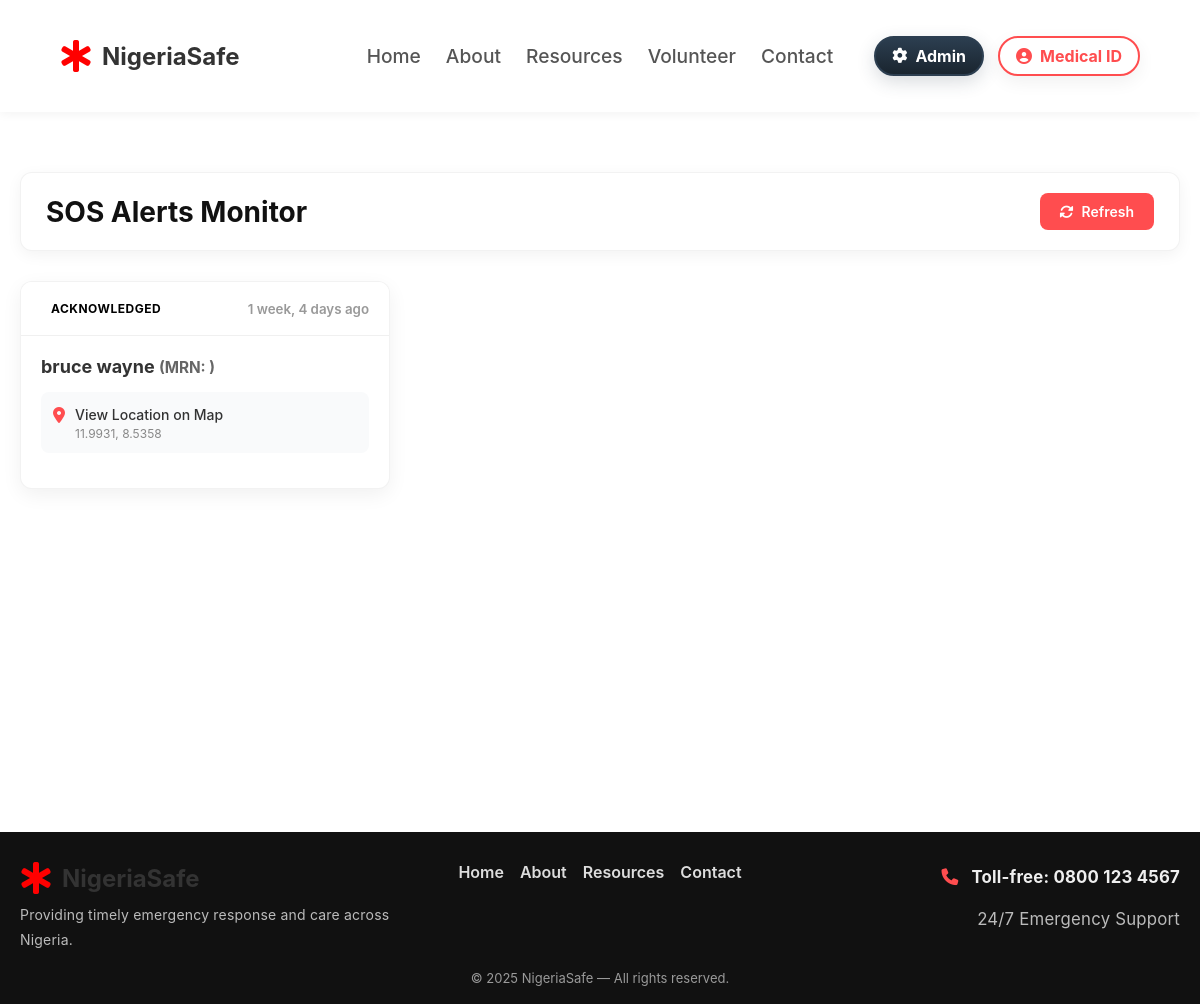
The page /sos-monitor/ (signed in) on the database as committed earlier.
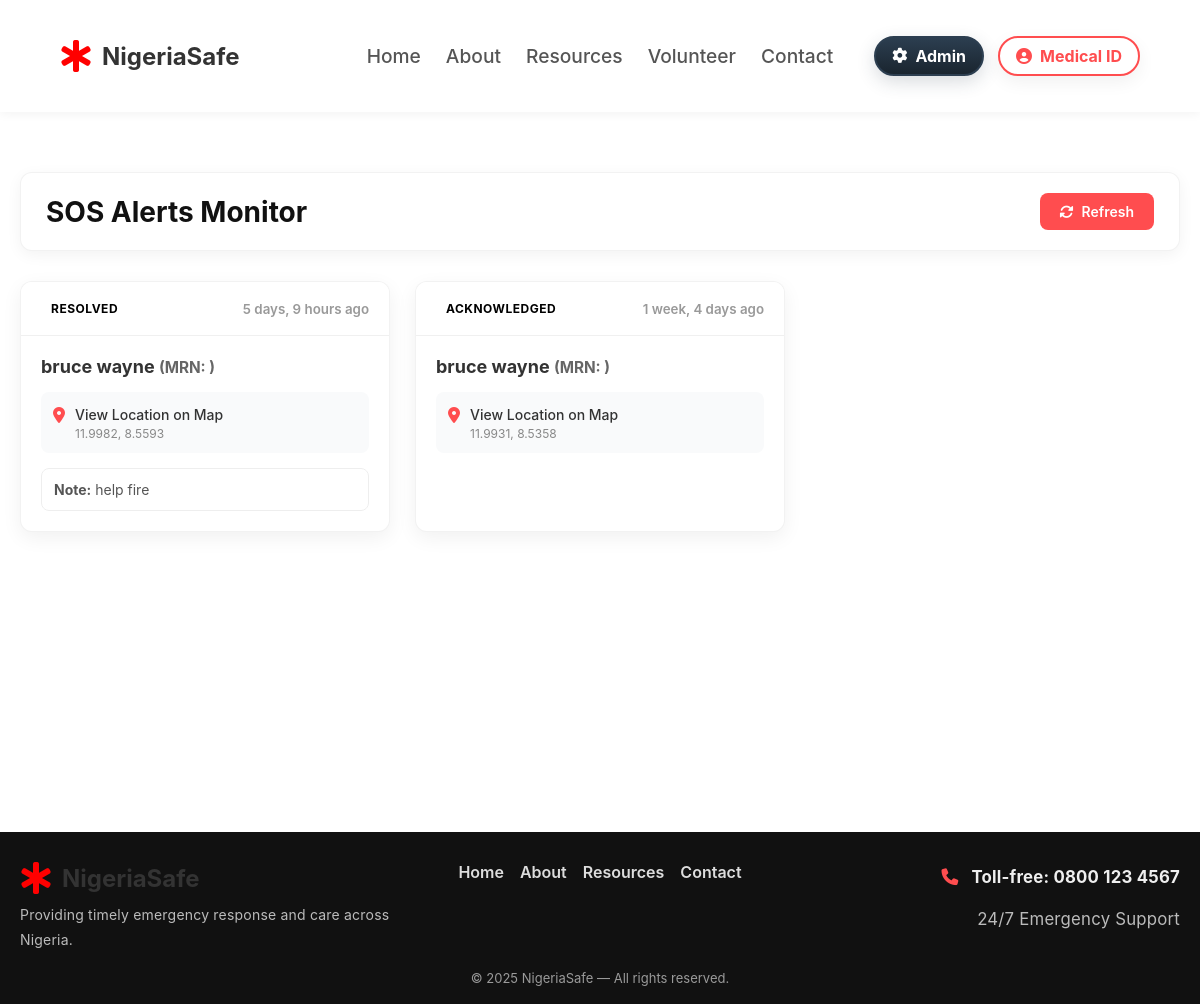
The same page on the database as committed later.
### base/models.py (models this page shows, shortened)
class SOSAlert(models.Model):
    STATUS_PENDING = 'pending'
    STATUS_ACK = 'acknowledged'
    STATUS_RESOLVED = 'resolved'
    STATUS_CHOICES = [
        (STATUS_PENDING, 'Pending'),
        (STATUS_ACK, 'Acknowledged'),
        (STATUS_RESOLVED, 'Resolved'),
    ]
    patient = models.ForeignKey(
        Patient,
        on_delete=models.SET_NULL,
        null=True,
        blank=True,
        related_name='sos_alerts'
    )
    latitude = models.DecimalField(max_digits=10, decimal_places=6)
    longitude = models.DecimalField(max_digits=10, decimal_places=6)
    message = models.TextField(null=True, blank=True)
    phone = models.CharField(max_length=30, null=True, blank=True)
    status = models.CharField(max_length=20, choices=STATUS_CHOICES, default=STATUS_PENDING)
    created_at = models.DateTimeField(auto_now_add=True)
    class Meta:
        ordering = ['-created_at']

class Patient(models.Model):
    user = models.OneToOneField(
        settings.AUTH_USER_MODEL,
        on_delete=models.CASCADE,
        null=True,
        blank=True,
        related_name='patient_profile'
    )
    full_name = models.CharField(max_length=100, null=True, blank=True)
    date_of_birth = models.DateField()
    BLOOD_TYPE_CHOICES = [
        ('A+', 'A+'),
        ('A-', 'A-'),
        ('B+', 'B+'),
        ('B-', 'B-'),
        ('AB+', 'AB+'),
        ('AB-', 'AB-'),
        ('O+', 'O+'),
        ('O-', 'O-'),
    ]
    blood_type = models.CharField(max_length=3, choices=BLOOD_TYPE_CHOICES, null=True, blank=True)
    weight = models.FloatField()
    height = models.FloatField()
    medical_conditions = models.CharField(max_length=255, null=True, blank=True)
    allergies = models.CharField(max_length=255, null=True, blank=True)
    medications = models.CharField(max_length=255, null=True, blank=True)
    address = models.CharField(max_length=255)
    phone_number = models.CharField(max_length=15)
    emergency_contact_name = models.CharField(max_length=60)
    emergency_contact_phone = models.CharField(max_length=15)
    emergency_contact_email = models.EmailField(null=True, blank=True)
    emergency_contact_relationship = models.CharField(max_length=30)
    updated_at = models.DateTimeField(auto_now=True)
    created_at = models.DateTimeField(auto_now_add=True)
    medical_record_number = models.CharField(max_length=20, unique=True, default=generate_medical_record_number, editable=False)

### base/views.py (the view)
# urls.py: path('sos-monitor/', views.sos_monitor, name='sos_monitor'),
@staff_member_required
def sos_monitor(request):
    alerts = SOSAlert.objects.all()[:200]
    return render(request, 'base/sos_monitor.html', {'alerts': alerts})

### base/templates/base/sos_monitor.html (shortened to what this page needs)
{% extends "base/base.html" %}
{% load static %}
{% block content %}
<div class="monitor-container">
  <div class="monitor-header">
    <h1>SOS Alerts Monitor</h1>
    <div class="monitor-controls">
      <a href="." class="monitor-btn monitor-btn-primary">
        <i class="fas fa-sync-alt"></i> Refresh
      </a>
    </div>
  </div>
  <div class="alerts-grid">
    {% for a in alerts %}
    <div class="alert-card">
      <div class="alert-card-header">
        <span class="alert-status {% if a.status == 'pending' %}status-critical{% endif %}">
          {{ a.get_status_display }}
        </span>
        <small style="color: #999; font-weight: 600;">{{ a.created_at|timesince }} ago</small>
      </div>
      <div class="alert-card-body">
        <h3 style="font-size: 18px; margin-bottom: 15px; color: #333;">
          {% if a.patient %}{{ a.patient.full_name }} <span style="font-size: 0.85em; color: #666;">(MRN: {{ a.patient.medical_record_numberer }})</span>{% else %}Anonymous User{% endif %}
        </h3>
        <div class="alert-location">
          <i class="fas fa-map-marker-alt"></i>
          <div style="flex: 1;">
            <a href="https://www.google.com/maps/search/?api=1&query={{ a.latitude }},{{ a.longitude }}" target="_blank" style="color: #333; text-decoration: none; font-weight: 500; font-size: 14px;">
              View Location on Map
            </a>
            <div style="font-size: 12px; color: #888; margin-top: 2px;">
              {{ a.latitude|floatformat:4 }}, {{ a.longitude|floatformat:4 }}
            </div>
          </div>
        </div>
        {% if a.message %}
        <div style="background: #fff; border: 1px solid #eee; padding: 12px; border-radius: 8px; font-size: 14px; color: #555;">
          <strong>Note:</strong> {{ a.message }}
        </div>
        {% endif %}
      </div>
    </div>
    {% empty %}
    <div style="grid-column: 1 / -1; text-align: center; padding: 60px; color: #888;">
      <i class="fas fa-check-circle" style="font-size: 48px; color: #eee; margin-bottom: 20px;"></i>
      <p>No active alerts found.</p>
    </div>
    {% endfor %}
  </div>
</div>
{% endblock %}

Rows that differ between the two databases and show on the page:
added SOSAlert: status "RESOLVED", created_at "5 days, 9 hours", patient.full_name "bruce wayne", latitude "11.9982", longitude "8.5593", message "help fire"
